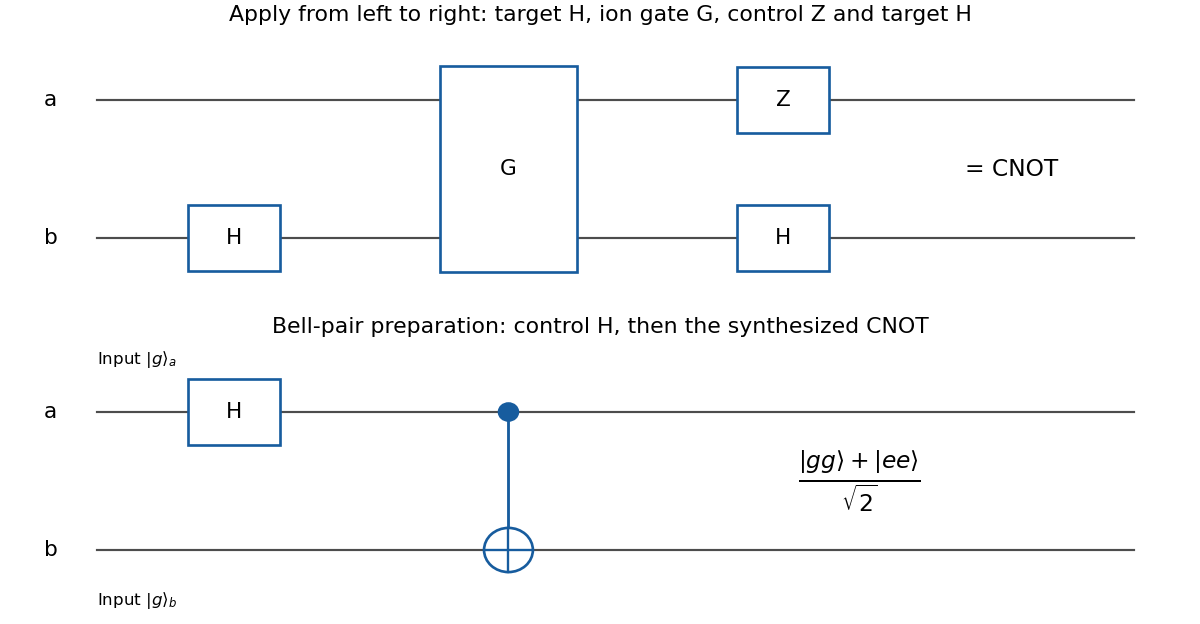

This chart was generated by the following Python code:
from pathlib import Path
import numpy as np
import matplotlib
matplotlib.use("Agg")
import matplotlib.pyplot as plt
plt.rcParams.update({"font.size": 11, "axes.spines.top": False, "axes.spines.right": False, "figure.facecolor": "white", "savefig.facecolor": "white"})
from matplotlib.patches import Rectangle,Circle
fig,axs=plt.subplots(2,1,figsize=(10,5.2),layout="constrained")
def box(ax,x,y,txt,w=.6,h=.48):
 ax.add_patch(Rectangle((x-w/2,y-h/2),w,h,facecolor="white",edgecolor="#175c9e",lw=1.6,zorder=3));ax.text(x,y,txt,ha="center",va="center",zorder=4,fontsize=13)
for ax in axs:
 ax.set(xlim=(-.3,7.5),ylim=(-.5,1.5));ax.axis("off")
 for y,label in [(1,"a"),(0,"b")]:
  ax.plot([.3,7.1],[y,y],color="0.3",lw=1.3);ax.text(0,y,label,va="center",ha="center",fontsize=13)
ax=axs[0];box(ax,1.2,0,"H");box(ax,3,.5,"G",w=.9,h=1.5);box(ax,4.8,1,"Z");box(ax,4.8,0,"H")
ax.text(6.3,.5,"= CNOT",ha="center",va="center",fontsize=14)
ax.set_title("Apply from left to right: target H, ion gate G, control Z and target H")
ax=axs[1];ax.text(.3,1.35,r"Input $|g\rangle_a$",fontsize=10);ax.text(.3,-.4,r"Input $|g\rangle_b$",fontsize=10)
box(ax,1.2,1,"H");ax.plot([3,3],[0,1],color="#175c9e",lw=1.7)
ax.add_patch(Circle((3,1),.065,facecolor="#175c9e",edgecolor="#175c9e",zorder=3));ax.add_patch(Circle((3,0),.16,facecolor="white",edgecolor="#175c9e",lw=1.6,zorder=3));ax.plot([2.84,3.16],[0,0],color="#175c9e",lw=1.4,zorder=4);ax.plot([3,3],[-.16,.16],color="#175c9e",lw=1.4,zorder=4)
ax.text(5.3,.5,r"$\frac{|gg\rangle+|ee\rangle}{\sqrt{2}}$",ha="center",va="center",fontsize=20,bbox={"facecolor":"white","edgecolor":"none"})
ax.set_title("Bell-pair preparation: control H, then the synthesized CNOT")

fig.savefig(Path.cwd() / Path(__file__).with_suffix(".png").name, dpi=120, facecolor="white", transparent=False)
plt.close(fig)
